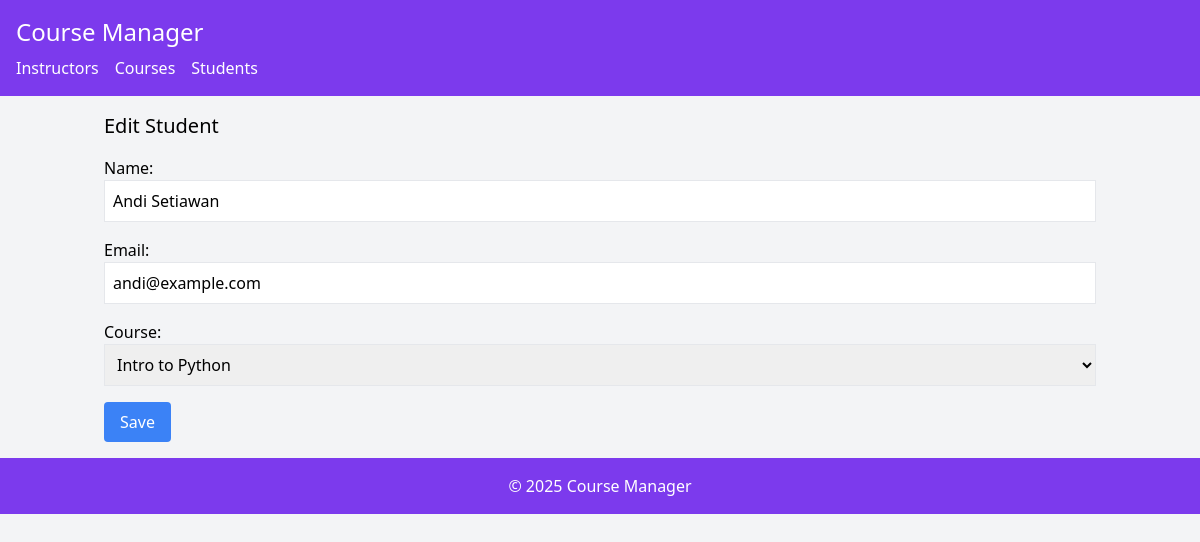
The app's page /index.php?entity=student&action=edit&id=1 with its own data.
### tables this page shows
CREATE TABLE students (
    id INT AUTO_INCREMENT PRIMARY KEY,
    name VARCHAR(100) NOT NULL,
    email VARCHAR(100) UNIQUE NOT NULL,
    course_id INT,
    FOREIGN KEY (course_id) REFERENCES courses(id)
        ON DELETE SET NULL
        ON UPDATE CASCADE
);

CREATE TABLE courses (
    id INT AUTO_INCREMENT PRIMARY KEY,
    title VARCHAR(100) NOT NULL,
    description TEXT,
    duration INT,
    instructor_id INT,
    FOREIGN KEY (instructor_id) REFERENCES instructors(id)
        ON DELETE SET NULL
        ON UPDATE CASCADE
);

### model/Student.php (called while the page is built, shortened)
<?php
require_once 'config/Database.php';
class Student {
    private $conn;
    private $table = 'students';
    public function __construct() {
        $database = new Database();
        $this->conn = $database->getConnection();
    }
    public function getById($id) {
        $query = "SELECT * FROM " . $this->table . " WHERE id = :id";
        $stmt = $this->conn->prepare($query);
        $stmt->bindParam(':id', $id);
        $stmt->execute();
        return $stmt->fetch(PDO::FETCH_ASSOC);
    }
}
?>

### config/Database.php (called while the page is built, shortened)
<?php
class Database {
    private $host = "localhost";
    private $username = "root";
    private $password = "";
    private $database = "course_manager";
    public function getConnection() {
        $this->conn = null;
        try {
            $this->conn = new PDO(
                "mysql:host=" . $this->host . ";dbname=" . $this->database,
                $this->username,
                $this->password
            );
            $this->conn->setAttribute(PDO::ATTR_ERRMODE, PDO::ERRMODE_EXCEPTION);
        } catch(PDOException $e) {
            echo "Connection error: " . $e->getMessage();
        }
        return $this->conn;
    }
}
?>

### viewmodel/StudentViewModel.php (called while the page is built, shortened)
<?php
require_once 'model/Student.php';
class StudentViewModel {
    private $student;
    public function __construct() {
        $this->student = new Student();
    }
    public function getStudentById($id) {
        return $this->student->getById($id);
    }
}
?>

### model/Course.php (called while the page is built, shortened)
<?php
require_once 'config/Database.php';
class Course {
    private $conn;
    private $table = 'courses';
    public function __construct() {
        $database = new Database();
        $this->conn = $database->getConnection();
    }
    public function getAll() {
        $query = "SELECT c.*, i.name as instructor_name
                  FROM " . $this->table . " c
                  LEFT JOIN instructors i ON c.instructor_id = i.id";
        $stmt = $this->conn->prepare($query);
        $stmt->execute();
        return $stmt->fetchAll(PDO::FETCH_ASSOC);
    }
}
?>

### viewmodel/CourseViewModel.php (called while the page is built, shortened)
<?php
require_once 'model/Course.php';
class CourseViewModel {
    private $course;
    public function __construct() {
        $this->course = new Course();
    }
    public function getCourseList() {
        return $this->course->getAll();
    }
}
?>

### views/student_form.php (the view, shortened to what this page needs)
<?php
require_once 'views/template/header.php';
?>
<h2 class="text-xl mb-4"><?php echo isset($student) ? 'Edit Student' : 'Add Student'; ?></h2>
<form action="index.php?entity=student&action=<?php echo isset($student) ? 'update&id=' . $student['id'] : 'save'; ?>" method="POST" class="space-y-4">
    <div>
        <label class="block">Name:</label>
        <input type="text" name="name" value="<?php echo isset($student) ? htmlspecialchars($student['name']) : ''; ?>" class="border p-2 w-full" required>
    </div>
    <div>
        <label class="block">Email:</label>
        <input type="email" name="email" value="<?php echo isset($student) ? htmlspecialchars($student['email']) : ''; ?>" class="border p-2 w-full" required>
    </div>
    <div>
        <label class="block">Course:</label>
        <select name="course_id" class="border p-2 w-full" required>
            <?php foreach ($courses as $course): ?>
                <option value="<?php echo $course['id']; ?>" <?php echo isset($student) && $student['course_id'] == $course['id'] ? 'selected' : ''; ?>>
                    <?php echo htmlspecialchars($course['title']); ?>
                </option>
            <?php endforeach; ?>
        </select>
    </div>
    <button type="submit" class="bg-blue-500 text-white px-4 py-2 rounded">Save</button>
</form>
<?php
require_once 'views/template/footer.php';
?>

### records on screen
students: name "Andi Setiawan", email "andi@example.com", course_id "Intro to Python"
